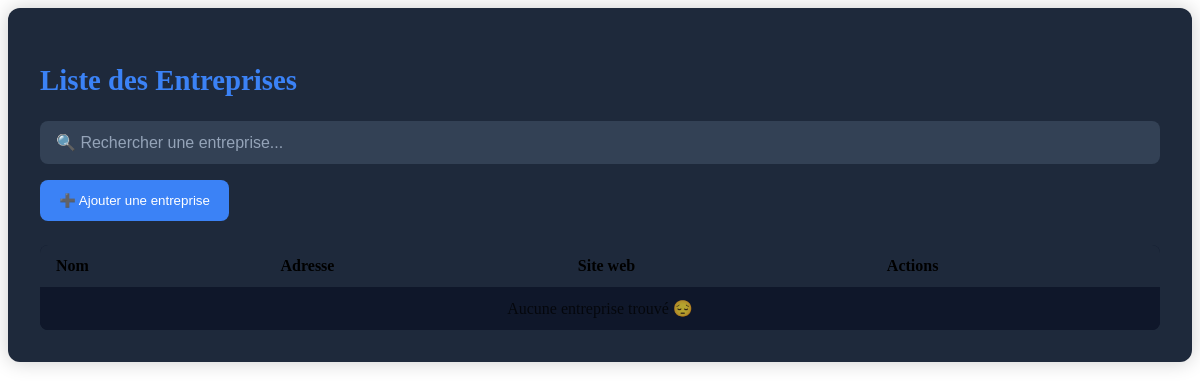
Page /vue/page_admin/Entreprise.php on the earlier database version.
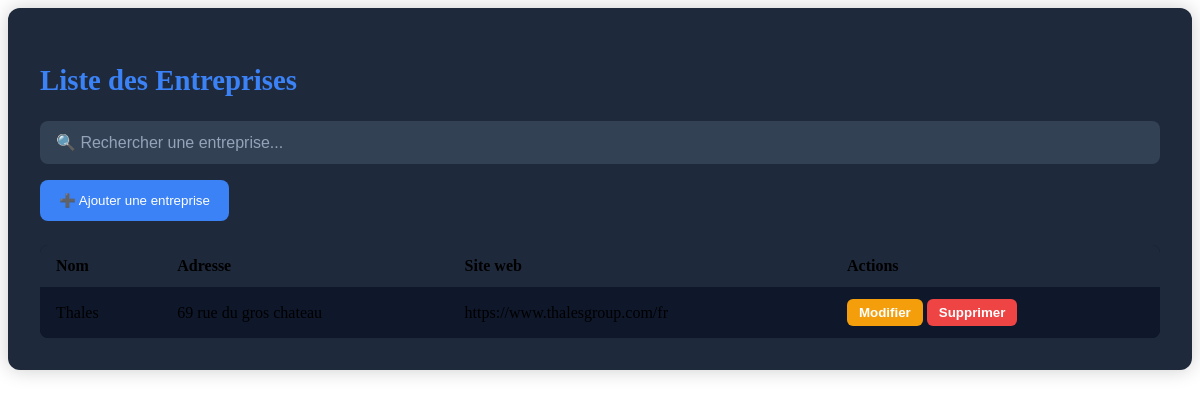
Same page on the later database version.
### tables this page shows
CREATE TABLE IF NOT EXISTS `entreprise` (
  `id_entreprise` int NOT NULL AUTO_INCREMENT,
  `nom` varchar(255) NOT NULL,
  `adresse` varchar(255) DEFAULT NULL,
  `site_web` varchar(255) DEFAULT NULL,
  PRIMARY KEY (`id_entreprise`)
);

### src/repository/EntrepriseRepository.php (called while the page is built, shortened)
<?php
class EntrepriseRepository
{
    private $bdd;
    public function __construct()
    {
        $this->bdd = new BDD();
    }
    public function listeEntreprise()
    {
        $sql = 'SELECT * FROM entreprise';
        $req = $this->bdd->getBdd()->prepare($sql);
        $req->execute();
        return $req->fetchAll(\PDO::FETCH_ASSOC);
    }
}

### src/bdd/BDD.php (called while the page is built)
<?php
class BDD
{
    private $bdd;
    public function __construct()
    {
            $this->bdd = new PDO('mysql:host=localhost;dbname=projetlprs;charset=utf8', 'root', '');
    }
    public function getBDD()
    {
        return $this->bdd;
    }
}

### vue/page_admin/Entreprise.php (the view, shortened to what this page needs)
<?php
require_once __DIR__ . '/../../src/repository/EntrepriseRepository.php';
require_once __DIR__ . '/../../src/bdd/BDD.php';
$repo = new EntrepriseRepository();
$listeEntreprise = $repo->listeEntreprise();
?>
<div class="admin-container">
    <h2>Liste des Entreprises</h2>
    <input type="text" id="search" class="search-bar" placeholder="🔍 Rechercher une entreprise..." onkeyup="filter()">
    <button class="btn-ajout" onclick="window.location.href='../vue/AjoutEntreprise.php'">
        ➕ Ajouter une entreprise
    </button>
    <table>
        <thead>
        <tr>
            <th>Nom</th>
            <th>Adresse</th>
            <th>Site web</th>
            <th>Actions</th>
        </tr>
        </thead>
        <tbody>
        <?php if (!empty($listeEntreprise)) : ?>
            <?php foreach ($listeEntreprise as $user): ?>
                <tr>
                    <td><?= htmlspecialchars($user['nom']) ?></td>
                    <td><?= htmlspecialchars($user['adresse']) ?></td>
                    <td><?= htmlspecialchars($user['site_web']) ?></td>
                    <td>
                        <button class="btn-action btn-modifier" onclick="window.location.href='../vue/ModifEntreprise.php?id=<?= $user['id_entreprise'] ?>'">Modifier</button>
                        <button class="btn-action btn-supprimer" onclick="if(confirm('Supprimer cette entreprise ?')) window.location.href='../src/traitement/Entreprise/TraitementSuppresionEntreprise.php?id=<?= $user['id_entreprise'] ?>'">Supprimer</button>
                    </td>
                </tr>
            <?php endforeach; ?>
        <?php else: ?>
            <tr><td colspan="8" style="text-align:center; opacity:0.7;">Aucune entreprise trouvé 😔</td></tr>
        <?php endif; ?>
        </tbody>
    </table>
</div>

Differences in the rows shown:
added entreprise: nom "Thales", adresse "69 rue du gros chateau", site_web "https://www.thalesgroup.com/fr"
Other differences:
text no longer shown: "Aucune entreprise trouvé 😔"
